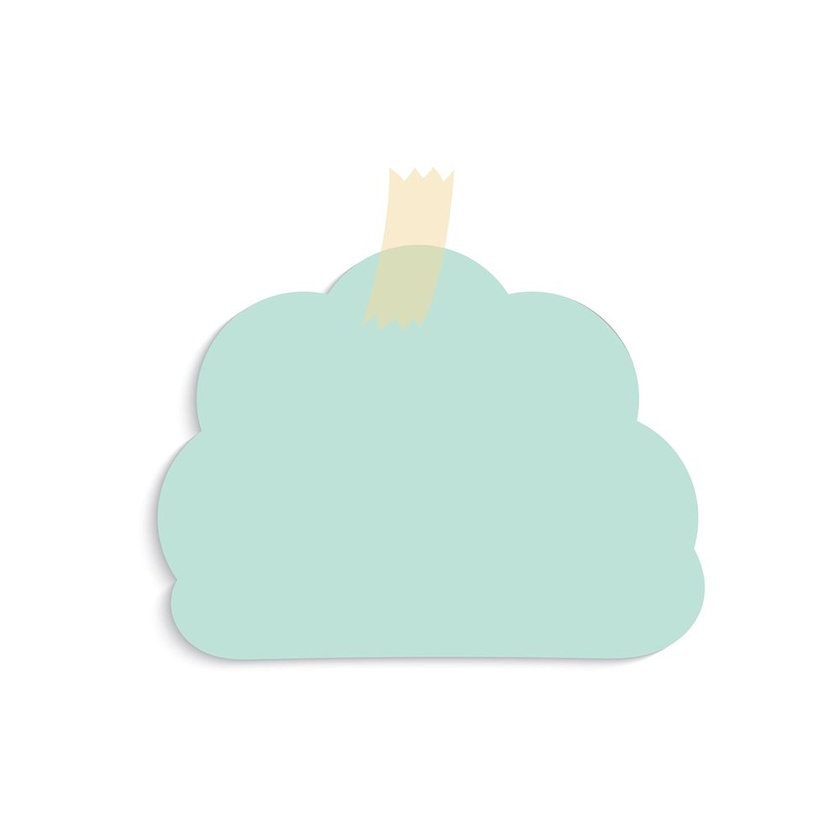
#> input picture stickers/background.jpg, 840 x 840 px, shrunk from 1000 x 1000 before the run
$ python generate_sticker.py   (older library calls are emulated)
#> lines starting #> are read from the running program, lines starting #| are printed output that depends on the picture
from PIL import Image, ImageDraw, ImageFont

# Descarga la imagen de fondo
import urllib.request
url = "https://images.rawpixel.com/image_1000/czNmcy1wcml2YXRlL3Jhd3BpeGVsX2ltYWdlcy93ZWJzaXRlX2NvbnRlbnQvbHIvdjM1Mi1udW5vb24tNDAtcGxhbm5pbmctZWxlbWVudF8yLmpwZw.jpg"
urllib.request.urlretrieve(url, "background.jpg")
#> (this line was passed over: the network is not available in this run)

# Cargar la imagen de fondo
background_img = Image.open('background.jpg')
#> background_img is the input picture: PIL image 840x840 RGB; mean R, G, B 238.1, 247, 244.1

# Crear un objeto ImageDraw para agregar el texto
draw = ImageDraw.Draw(background_img)

# Definir la fuente y el texto que se va a agregar
font = ImageFont.truetype("arial.ttf", 36)
text = "Texto sobre la imagen"

# Obtener el tamaño del texto
text_width, text_height = draw.textsize(text, font)
#> text_width = 396; text_height = 41

# Calcular la posición en la que se va a agregar el texto
x = (background_img.width - text_width) // 2
#> x = 222
y = (background_img.height - text_height) // 2
#> y = 399

# Agregar el texto a la imagen
draw.text((x, y), text, font=font, fill=(255, 255, 255, 255))

# Guardar la imagen con el texto agregado
background_img.save("image_with_text.jpg")
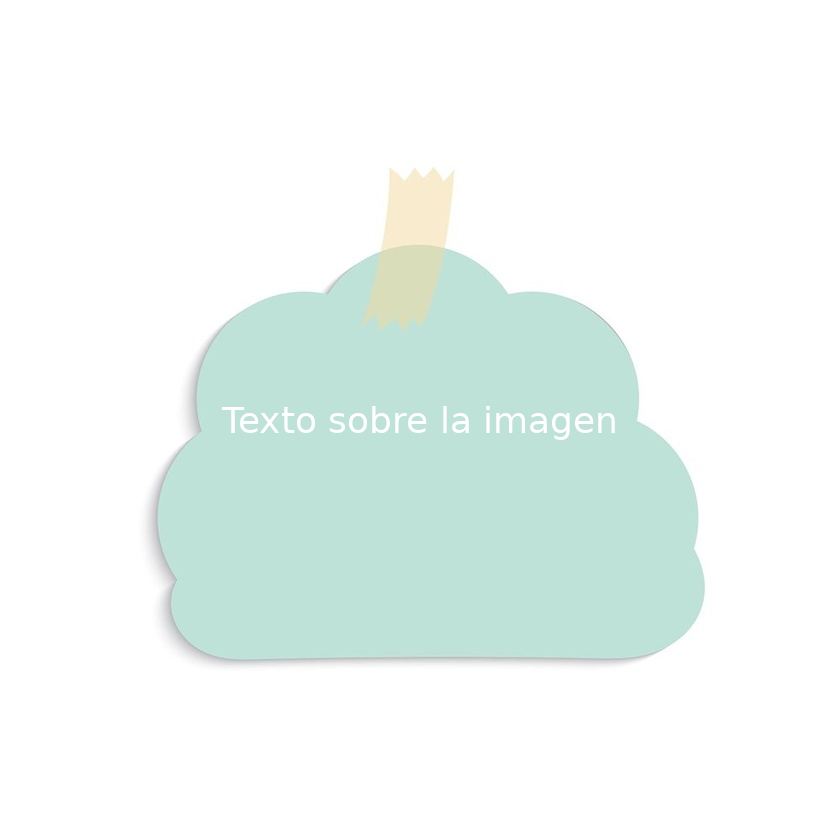
#> saved as image_with_text.jpg: PIL image 840x840 RGB; mean R, G, B 238.4, 247.1, 244.2
print('termino')
